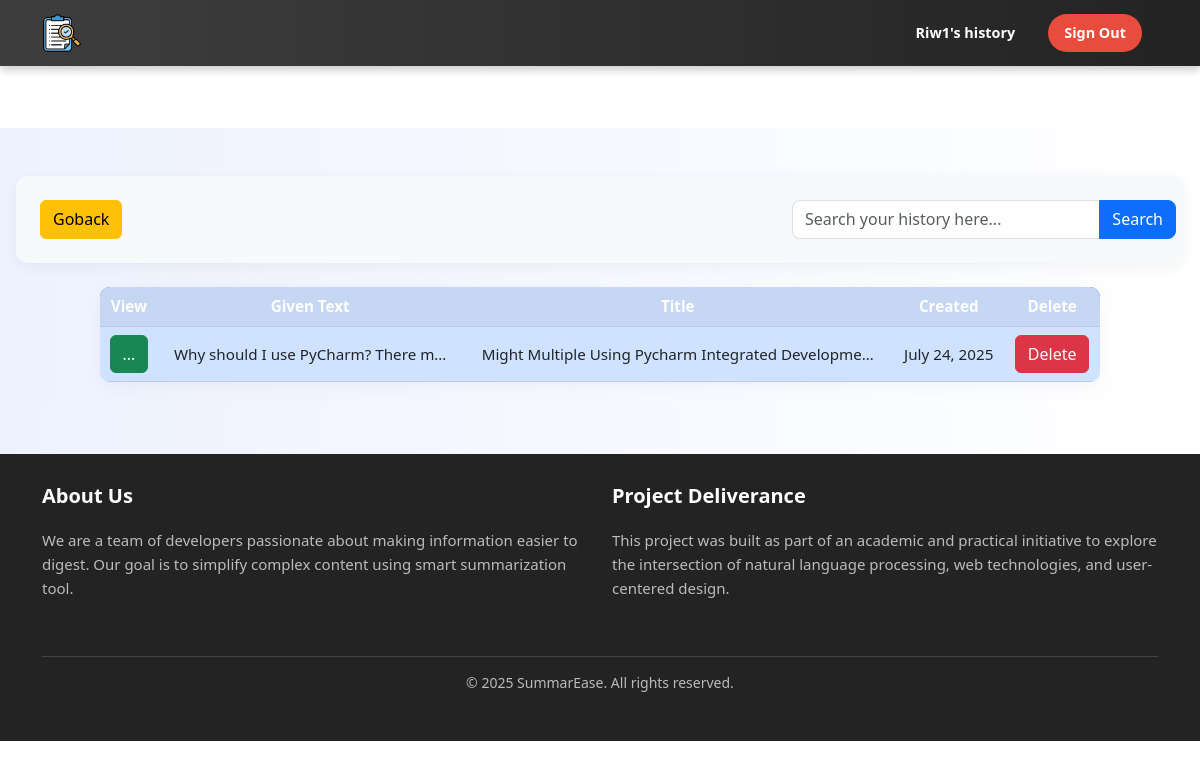
Screenshot of /userhistory/5 (signed in) with the database file from the repository.
### mysummarizer/models.py (models this page shows, shortened)
class UserHistory(models.Model):
    user = models.ForeignKey(User, on_delete=models.CASCADE)
    generated_text = models.TextField()
    summary_text = models.TextField()
    summary_keywords=models.TextField(null=True)
    summary_title= models.CharField(max_length=250,null=True)
    created_at = models.DateTimeField(auto_now_add=True)
    updated_at = models.DateTimeField(auto_now=True)

### mysummarizer/views.py (the view)
# urls.py: path('userhistory/<int:id>',user_history,name='userhistory'),
def user_history(request, id):
    if request.user.is_authenticated and request.user.id == id:
        myhistory = UserHistory.objects.filter(user=request.user)
        return render(request, 'userhistory.html', {'history': myhistory})
    return redirect('signin')

### templates/userhistory.html (shortened to what this page needs)
{% extends "base.html" %}
{% block content %}
{% if history  %}
<div class="d-flex justify-content-end p-2 align-items-center mtf">
<div class="m-3 w-100 d-flex justify-content-start">
        <a href="{% url "home"%}"><button class="btn btn-warning">Goback</button></a>
     </div>
    <div class="col-md-4">
      <form class="search d-flex"method="get" action="{% url "searchquery" %}">
        <input type="text" class="form-control" name="search" placeholder="Search your history here...">
        <button class="btn btn-primary" type="submit">Search</button>
      </form>
    </div>
  </div>
<main class="d-flex justify-content-center align-items-center p-2">
    <table cellpadding="10"class="table table-primary table-striped">
        <tr>
            <th>View</th>
            <th>Given Text</th>
            <th>Title</th>
            <th>Created</th>
            <th>Delete</th>
        </tr>
        {% for h in history %}
        <tr>
            <td>
              <a href="{% url "summarydetail" h.id %}" ><button class="btn btn-success">...</button></a>
            </td>
            <td>{{h.generated_text | truncatechars:35}}</td>
            <td>{{h.summary_title | truncatechars:50}}</td>
            <td>{{h.created_at|date}}</td>
            <td>
                <a href="{% url "deletesummary" h.id %}" ><button class="btn btn-danger">Delete</button></a></td>
        </tr>
        {% endfor %}
    </table>
</main>
    {% else %}
    <h2 class="mtf" align="center">{{request.user | capfirst}}'s history is Empty</h2>
    <a href="{% url "home" %}" class="w-100 nav-link d-flex justify-content-center"><button class="btn btn-success">Summarize Text here</button></a>
{% endif %}
{% endblock content %}

### templates/base.html (shortened to what this page needs)
{% load static %}
<!DOCTYPE html>
<html lang="en">
<head>
    <link href="{% static 'css/style.css' %}" rel="stylesheet">
    <link href="https://cdn.jsdelivr.net/npm/bootstrap@5.3.0/dist/css/bootstrap.min.css" rel="stylesheet">
    <link href="https://cdn.jsdelivr.net/npm/bootstrap-icons@1.5.0/font/bootstrap-icons.css" rel="stylesheet" type="text/css" />
</head>
<body>
<nav class="navbar navbar-expand-lg position-fixed top-0 navbar-dark bg-success bg-body-tertiary mynav w-100 z-3">
    <div class="container">
        <a class="navbar-brand me-2" href="{% url 'index' %}">
            <img
            src="{% static 'images/summary-check.png' %}"
            alt="Summarize Logo"
            loading="lazy"
            style="height: 40px; width: auto; object-fit: contain; margin: 0; padding: 0;"
        />
        </a>
        <div class="d-flex align-items-center">
            {% if user.is_authenticated %}
                <a href="{% url 'userhistory' request.user.id %}">
                    <button type="button" class="btn me-3 text-white">
                        {{ request.user | capfirst }}'s history
                    </button>
                </a>
                <a href="{% url 'signout' %}">
                    <button type="button" class="btn btn-danger me-3">
                        Sign Out
                    </button>
                </a>
            {% endif %}
        </div>
    </div>
</nav>
<main class="pt-5 mt-5">
    {% block content %}{% endblock content %}
</main>
<footer class="site-footer">
  <div class="container">
    <div class="row">
      <div class="col-md-6 mb-3">
        <h5>About Us</h5>
        <p>
          We are a team of developers passionate about making information easier to digest.
          Our goal is to simplify complex content using smart summarization tool.
        </p>
      </div>
      <div class="col-md-6 mb-3">
        <h5>Project Deliverance</h5>
        <p>
          This project was built as part of an academic and practical initiative to explore the intersection of natural language processing,
          web technologies, and user-centered design.
        </p>
      </div>
    </div>
    <div class="text-center mt-4">
      <p>&copy; 2025 SummarEase. All rights reserved.</p>
    </div>
  </div>
</footer>
</body>
</html>

### static/css/style.css (style rules this page uses)
:root { --primary-color: #6f42c1; --accent-color: #198754; --background-light: #f4f4f4; --text-dark: #212529; --text-light: #ffffff; --card-bg: #ffffff; }
body { margin: 0; padding: 0; font-family: 'Segoe UI', sans-serif; background-color: var(--background-light); color: var(--text-dark); padding-top: 80px; }
.navbar { background: linear-gradient(to right, #3f3e3e, #232323) !important; box-shadow: 0 4px 8px rgba(0, 0, 0, 0.2); padding-top: 10px; padding-bottom: 10px; z-index: 1030; }
.navbar-brand img { height: auto; width: 130px; transition: transform 0.3s ease; }
.navbar .btn { border-radius: 30px; padding: 8px 16px; font-size: 0.9rem; transition: background-color 0.3s ease, box-shadow 0.3s ease; }
.navbar .btn-danger { background-color: #e74c3c; border: none; color: #fff; }
.site-footer { background-color: #232323; color: #dcdcdc; padding: 30px 0; font-size: 15px; }
.site-footer h5 { color: #ffffff; font-weight: 600; margin-bottom: 20px; }
.site-footer p { line-height: 1.6; color: #bbbbbb; }
.site-footer .text-center { margin-top: 30px; border-top: 1px solid #444; padding-top: 15px; font-size: 14px; color: #aaaaaa; }
a { text-decoration: none; color: inherit; }
main { padding: 3rem 1rem; background: linear-gradient(to right, #eef2ff, #ffffff); font-family: 'Segoe UI', sans-serif; }
button.btn { border-radius: 10px; padding: 0.6rem 1.2rem; font-weight: 600; font-size: 1rem; transition: transform 0.2s ease-in-out, background-color 0.3s; }
.mtf { background-color: #f8f9fa; padding: 1rem 2rem; border-radius: 12px; box-shadow: 0 4px 16px rgba(0, 0, 0, 0.05); margin-bottom: 1rem; }
.search input.form-control { border-radius: 8px 0 0 8px; border-right: none; box-shadow: none; }
.search button.btn { border-radius: 0 8px 8px 0; box-shadow: none; }
main table.table { max-width: 1000px; border-radius: 10px; overflow: hidden; background-color: #e3f2fd; font-size: 0.95rem; box-shadow: 0 4px 20px rgba(0, 0, 0, 0.04); }
main table.table th { background-color: #0d6efd; color: white; font-weight: 600; text-align: center; }
main table.table td { vertical-align: middle; text-align: center; color: #212529; }
main .btn { padding: 0.4rem 0.75rem; border-radius: 6px; font-weight: 500; }
main .btn-success { background-color: #198754; border-color: #198754; }
main .btn-warning { background-color: #ffc107; border-color: #ffc107; }
main .btn-danger { background-color: #dc3545; border-color: #dc3545; }

### rows the page displays
UserHistory: generated_text "Why should I use PyCharm? There m…", summary_title "Might Multiple Using Pycharm Integrated Developme…", created_at "July 24, 2025"

### other values shown
{{ request.user | capfirst }} "Riw1"
